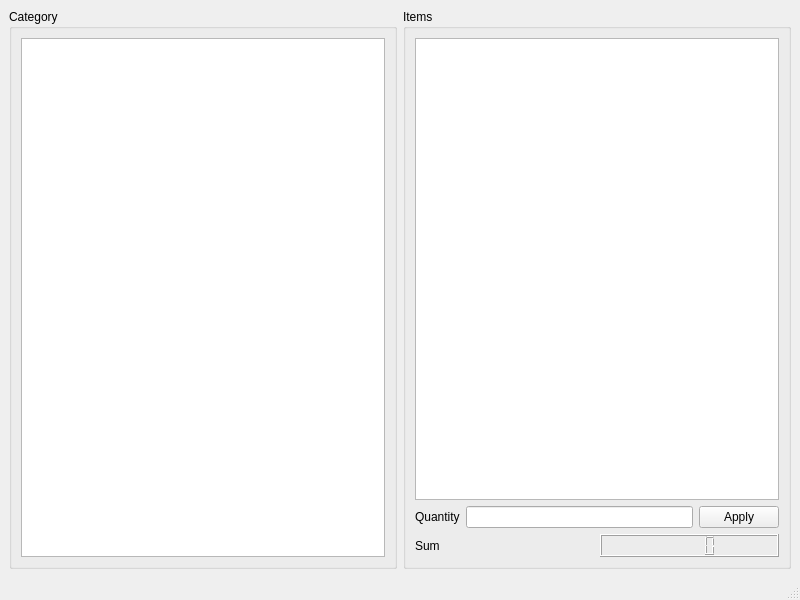
<?xml version="1.0" encoding="UTF-8"?>
<ui version="4.0">
 <class>Supermarket</class>
 <widget class="QMainWindow" name="Supermarket">
  <property name="geometry">
   <rect>
    <x>0</x>
    <y>0</y>
    <width>800</width>
    <height>600</height>
   </rect>
  </property>
  <property name="windowTitle">
   <string>Supermarket</string>
  </property>
  <widget class="QWidget" name="centralwidget">
   <layout class="QGridLayout" name="gridLayout_3">
    <item row="0" column="0">
     <layout class="QHBoxLayout" name="horizontalLayout_3">
      <item>
       <widget class="QGroupBox" name="groupBox">
        <property name="title">
         <string>Category</string>
        </property>
        <layout class="QGridLayout" name="gridLayout">
         <item row="0" column="0">
          <widget class="QListWidget" name="CategoryList">
           <property name="styleSheet">
            <string notr="true">font: italic 12pt &quot;Segoe UI&quot;;</string>
           </property>
          </widget>
         </item>
        </layout>
       </widget>
      </item>
      <item>
       <widget class="QGroupBox" name="groupBox_2">
        <property name="title">
         <string>Items</string>
        </property>
        <layout class="QGridLayout" name="gridLayout_2">
         <item row="0" column="0">
          <widget class="QListWidget" name="itemList"/>
         </item>
         <item row="1" column="0">
          <layout class="QHBoxLayout" name="horizontalLayout">
           <item>
            <widget class="QLabel" name="QuantityLabel">
             <property name="styleSheet">
              <string notr="true">font: 11pt &quot;Segoe UI&quot;;
font: 700 11pt &quot;Segoe UI&quot;;</string>
             </property>
             <property name="text">
              <string>Quantity</string>
             </property>
            </widget>
           </item>
           <item>
            <widget class="QLineEdit" name="QuantiyInput">
             <property name="layoutDirection">
              <enum>Qt::LayoutDirection::RightToLeft</enum>
             </property>
             <property name="alignment">
              <set>Qt::AlignmentFlag::AlignRight|Qt::AlignmentFlag::AlignTrailing|Qt::AlignmentFlag::AlignVCenter</set>
             </property>
            </widget>
           </item>
           <item>
            <widget class="QPushButton" name="ApplyButtom">
             <property name="text">
              <string>Apply</string>
             </property>
            </widget>
           </item>
          </layout>
         </item>
         <item row="2" column="0">
          <layout class="QHBoxLayout" name="horizontalLayout_2">
           <item>
            <widget class="QLabel" name="SumLabel">
             <property name="styleSheet">
              <string notr="true">font: 700 11pt &quot;Segoe UI&quot;;</string>
             </property>
             <property name="text">
              <string>Sum</string>
             </property>
            </widget>
           </item>
           <item>
            <widget class="QLCDNumber" name="SumNumber"/>
           </item>
          </layout>
         </item>
        </layout>
       </widget>
      </item>
     </layout>
    </item>
   </layout>
  </widget>
  <widget class="QMenuBar" name="menubar">
   <property name="geometry">
    <rect>
     <x>0</x>
     <y>0</y>
     <width>800</width>
     <height>25</height>
    </rect>
   </property>
  </widget>
  <widget class="QStatusBar" name="statusbar"/>
 </widget>
 <resources/>
 <connections/>
</ui>
